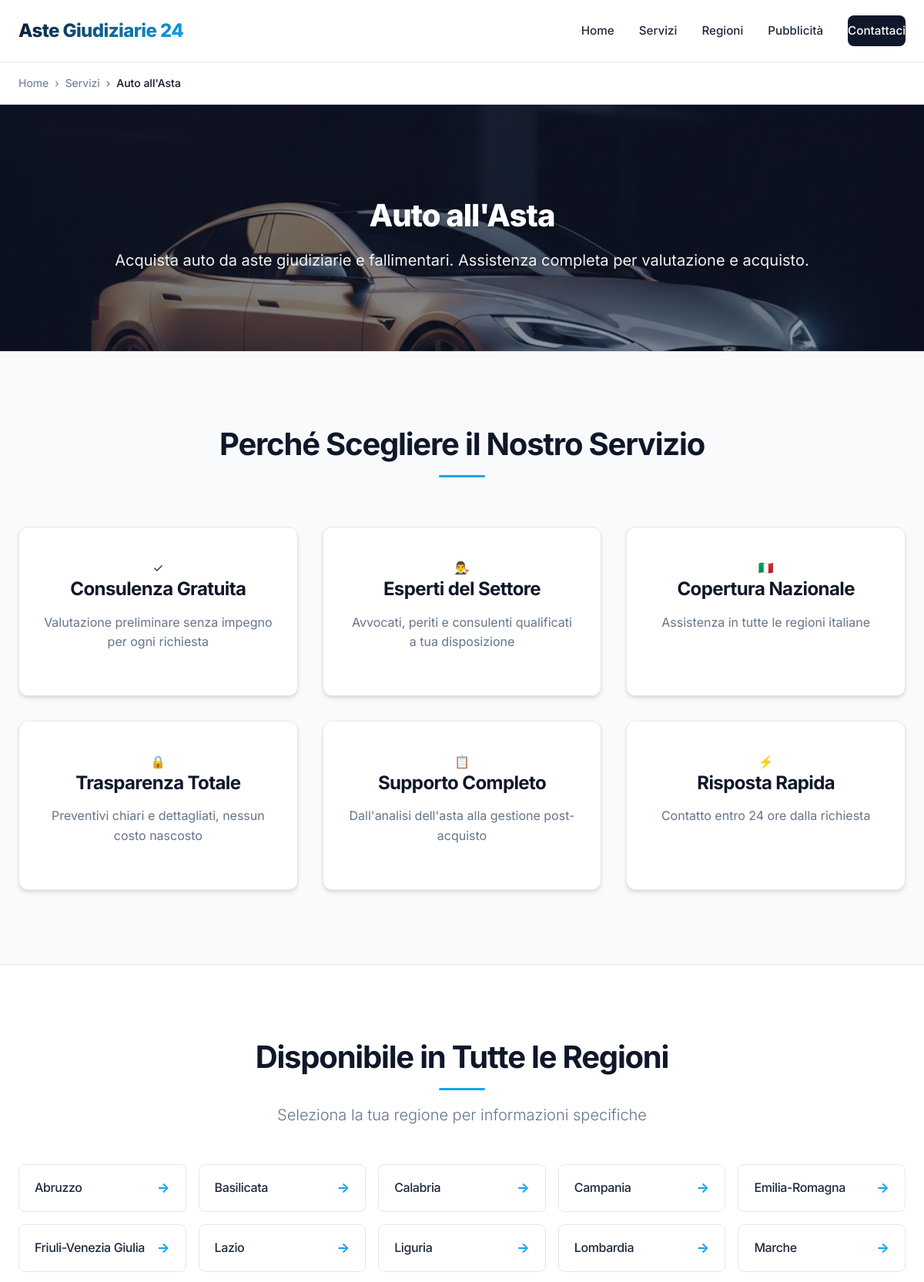
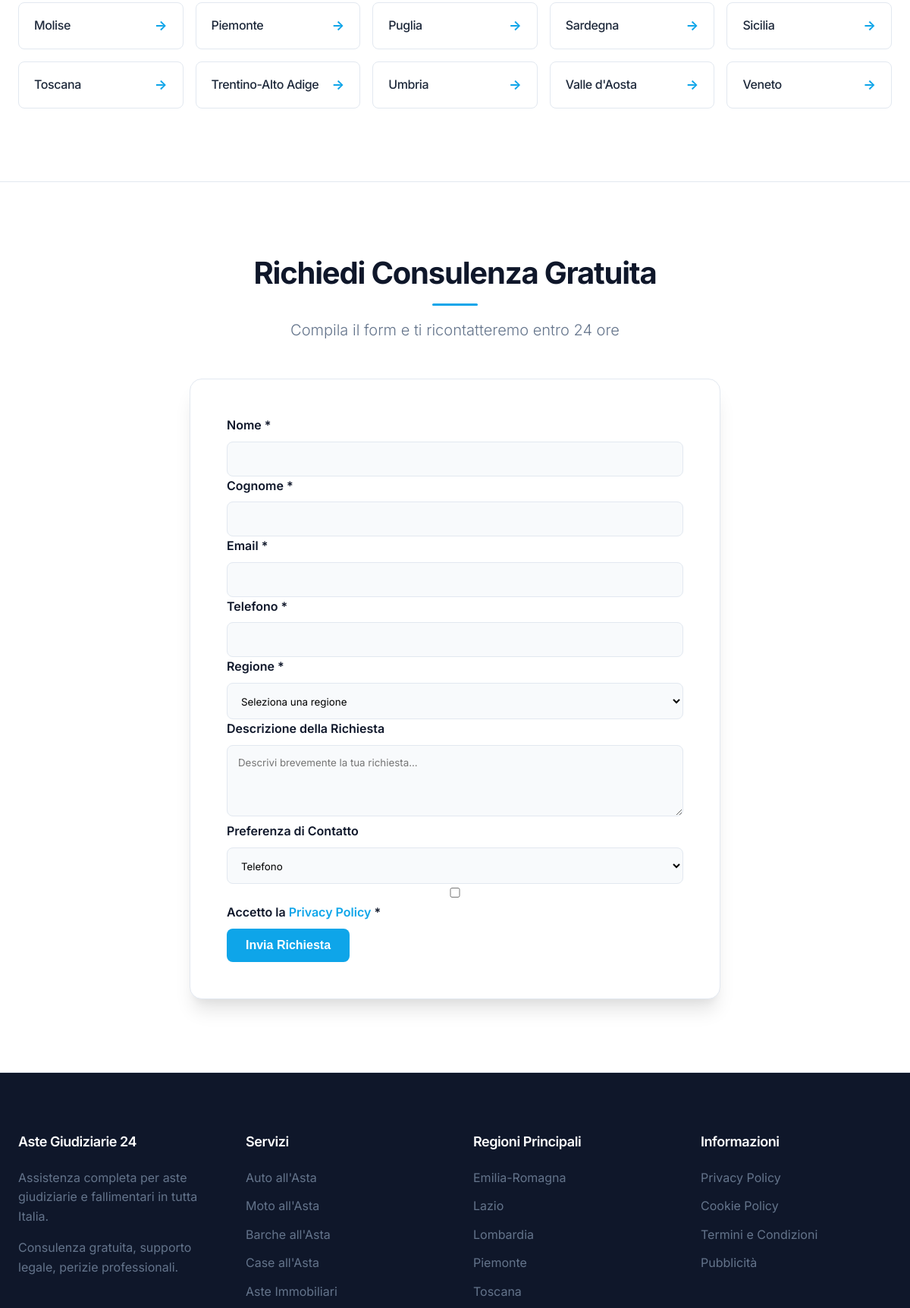
The app's page /servizi/auto-allasta (upper part) with its own data (2 pictures, top to bottom).
### tables this page shows
CREATE TABLE `servizi` (
  `id` int NOT NULL AUTO_INCREMENT,
  `nome` varchar(100) NOT NULL,
  `slug` varchar(100) NOT NULL,
  `categoria` enum('veicoli','immobili','altro') NOT NULL,
  `descrizione_breve` varchar(160) DEFAULT NULL,
  `features` text,
  `prezzo` decimal(10,2) DEFAULT NULL,
  `contenuto` text,
  `immagine` varchar(255) DEFAULT NULL,
  `attivo` tinyint(1) NOT NULL DEFAULT '1',
  `ordine` int NOT NULL DEFAULT '0',
  `meta_title` text,
  `meta_description` text,
  PRIMARY KEY (`id`),
  UNIQUE KEY `slug` (`slug`),
  KEY `idx_slug` (`slug`),
  KEY `idx_categoria` (`categoria`),
  KEY `idx_attivo` (`attivo`),
  KEY `idx_ordine` (`ordine`)
);

CREATE TABLE `regioni` (
  `id` int NOT NULL AUTO_INCREMENT,
  `nome` varchar(100) NOT NULL,
  `slug` varchar(100) NOT NULL,
  `codice_istat` varchar(2) NOT NULL,
  `attiva` tinyint(1) NOT NULL DEFAULT '1',
  `contenuto_custom` text,
  `meta_title` varchar(70) DEFAULT NULL,
  `meta_description` varchar(200) DEFAULT NULL,
  PRIMARY KEY (`id`),
  UNIQUE KEY `slug` (`slug`),
  KEY `idx_slug` (`slug`),
  KEY `idx_attiva` (`attiva`)
);

### public/index.php (called while the page is built)
<?php
require_once __DIR__ . '/../router.php';

### includes/db.php (called while the page is built, shortened)
<?php
class Database
{
    private static $instance = null;
    private $pdo;
    private function __construct()
    {
        try {
            $dsn = "mysql:host=" . DB_HOST . ";port=" . DB_PORT . ";dbname=" . DB_NAME . ";charset=" . DB_CHARSET;
            $options = [
                PDO::ATTR_ERRMODE => PDO::ERRMODE_EXCEPTION,
                PDO::ATTR_DEFAULT_FETCH_MODE => PDO::FETCH_ASSOC,
                PDO::ATTR_EMULATE_PREPARES => false,
                PDO::MYSQL_ATTR_INIT_COMMAND => "SET NAMES " . DB_CHARSET
            ];
            $this->pdo = new PDO($dsn, DB_USER, DB_PASS, $options);
        } catch (PDOException $e) {
            $this->logError('Database connection failed: ' . $e->getMessage());
            if (APP_DEBUG) {
                die('Database connection failed: ' . $e->getMessage());
            } else {
                die('Database connection failed. Please contact support.');
            }
        }
    }
    public static function getInstance()
    {
        if (self::$instance === null) {
            self::$instance = new self();
        }
        return self::$instance;
    }
    public function query($sql, $params = [])
    {
        try {
            $stmt = $this->pdo->prepare($sql);
            $stmt->execute($params);
            return $stmt;
        } catch (PDOException $e) {
            $this->logError('Query failed: ' . $e->getMessage() . ' | SQL: ' . $sql);
            throw $e;
        }
    }
    public function fetchAll($sql, $params = [])
    {
        return $this->query($sql, $params)->fetchAll();
    }
    public function fetchOne($sql, $params = [])
    {
        return $this->query($sql, $params)->fetch();
    }
}
function db()
{
    return Database::getInstance();
}

### public/servizi/servizio-template.php (the view, shortened to what this page needs)
<?php
require_once __DIR__ . '/../../includes/db.php';
require_once __DIR__ . '/../../includes/functions.php';
$regioni = getAllRegioni();
$canonical = APP_URL . '/servizi/' . $servizio['slug'];
$breadcrumbItems = [
    ['name' => 'Home', 'url' => APP_URL],
    ['name' => 'Servizi', 'url' => APP_URL . '/#servizi'],
    ['name' => $servizio['nome'], 'url' => $canonical]
];
include __DIR__ . '/../../includes/header.php';
?>
<section class="breadcrumb-section">
    <div class="container">
        <?= renderBreadcrumbs($breadcrumbItems) ?>
    </div>
</section>
<section class="hero hero-small" <?php if (!empty($servizio['immagine'])): ?>style="background-image: url('/<?= ltrim(htmlspecialchars($servizio['immagine']), '/') ?>'); background-size: cover; background-position: center;"
    <?php endif; ?>>
    <div class="hero-overlay"></div>
    <div class="container">
        <div class="hero-content">
            <h1 class="hero-title">
                <?= htmlspecialchars($servizio['nome']) ?>
            </h1>
            <p class="hero-subtitle">
                <?= htmlspecialchars($servizio['descrizione_breve']) ?>
            </p>
        </div>
    </div>
</section>
<section class="why-us-section">
    <div class="container">
        <div class="section-header">
            <h2>Perché Scegliere il Nostro Servizio</h2>
        </div>
        <div class="benefits-grid">
            <div class="benefit-card">
                <div class="benefit-icon">✓</div>
                <h3>Consulenza Gratuita</h3>
                <p>Valutazione preliminare senza impegno per ogni richiesta</p>
            </div>
            <div class="benefit-card">
                <div class="benefit-icon">👨‍⚖️</div>
                <h3>Esperti del Settore</h3>
                <p>Avvocati, periti e consulenti qualificati a tua disposizione</p>
            </div>
            <div class="benefit-card">
                <div class="benefit-icon">🇮🇹</div>
                <h3>Copertura Nazionale</h3>
                <p>Assistenza in tutte le regioni italiane</p>
            </div>
            <div class="benefit-card">
                <div class="benefit-icon">🔒</div>
                <h3>Trasparenza Totale</h3>
                <p>Preventivi chiari e dettagliati, nessun costo nascosto</p>
            </div>
            <div class="benefit-card">
                <div class="benefit-icon">📋</div>
                <h3>Supporto Completo</h3>
                <p>Dall'analisi dell'asta alla gestione post-acquisto</p>
            </div>
            <div class="benefit-card">
                <div class="benefit-icon">⚡</div>
                <h3>Risposta Rapida</h3>
                <p>Contatto entro 24 ore dalla richiesta</p>
            </div>
        </div>
    </div>
</section>
<section class="locations-section">
    <div class="container">
        <div class="section-header">
            <h2>Disponibile in Tutte le Regioni</h2>
            <p>Seleziona la tua regione per informazioni specifiche</p>
        </div>
        <div class="locations-grid">
            <?php foreach ($regioni as $regione): ?>
                <a href="/<?= $servizio['slug'] ?>/<?= $regione['slug'] ?>" class="location-card">
                    <h3>
                        <?= htmlspecialchars($regione['nome']) ?>
                    </h3>
                    <span class="location-arrow">→</span>
                </a>
            <?php endforeach; ?>
        </div>
    </div>
</section>
<section id="contatti" class="contact-section">
    <div class="container">
        <div class="section-header">
            <h2>Richiedi Consulenza Gratuita</h2>
            <p>Compila il form e ti ricontatteremo entro 24 ore</p>
        </div>
        <div class="contact-form-wrapper">
            <form id="leadForm" class="lead-form" method="POST" action="/api/submit-lead.php">
                <div class="form-row">
                    <div class="form-group">
                        <label for="nome">Nome *</label>
                        <input type="text" id="nome" name="nome" required>
                    </div>
                    <div class="form-group">
                        <label for="cognome">Cognome *</label>
                        <input type="text" id="cognome" name="cognome" required>
                    </div>
                </div>
                <div class="form-row">
                    <div class="form-group">
                        <label for="email">Email *</label>
                        <input type="email" id="email" name="email" required>
                    </div>
                    <div class="form-group">
                        <label for="telefono">Telefono *</label>
                        <input type="tel" id="telefono" name="telefono" required>
                    </div>
                </div>
                <div class="form-group">
                    <label for="regione_id">Regione *</label>
                    <select id="regione_id" name="regione_id" required>
                        <option value="">Seleziona una regione</option>
                    </select>
                </div>
                <div class="form-group">
                    <label for="descrizione">Descrizione della Richiesta</label>
                    <textarea id="descrizione" name="descrizione" rows="4"
                        placeholder="Descrivi brevemente la tua richiesta..."></textarea>
                </div>
                <div class="form-group">
                    <label for="preferenza_contatto">Preferenza di Contatto</label>
                    <select id="preferenza_contatto" name="preferenza_contatto">
                        <option value="telefono">Telefono</option>
                    </select>
                </div>
                <div class="form-group checkbox-group">
                    <label>
                        <input type="checkbox" name="privacy" required>
                        Accetto la <a href="/privacy-policy" target="_blank">Privacy Policy</a> *
                    </label>
                </div>
                <div class="form-actions">
                    <button type="submit" class="btn btn-primary btn-lg">Invia Richiesta</button>
                </div>
            </form>
        </div>
    </div>
</section>
<?php include __DIR__ . '/../../includes/footer.php'; ?>

### includes/footer.php (shortened to what this page needs)
</main>
<footer class="site-footer">
    <div class="container">
        <div class="footer-content">
            <div class="footer-section">
                <h3>Aste Giudiziarie 24</h3>
                <p>Assistenza completa per aste giudiziarie e fallimentari in tutta Italia.</p>
                <p>Consulenza gratuita, supporto legale, perizie professionali.</p>
            </div>
            <div class="footer-section">
                <h4>Servizi</h4>
                <ul>
                    <?php
                    $servizi = getAllServizi();
                    foreach (array_slice($servizi, 0, 6) as $footerServizio):
                        ?>
                        <li><a href="/servizi/<?= $footerServizio['slug'] ?>">
                                <?= htmlspecialchars($footerServizio['nome']) ?>
                            </a></li>
                    <?php endforeach; ?>
                </ul>
            </div>
            <div class="footer-section">
                <h4>Regioni Principali</h4>
                <ul>
                    <?php
                    $regioni = getAllRegioni();
                    $principali = ['Lombardia', 'Lazio', 'Veneto', 'Piemonte', 'Emilia-Romagna', 'Toscana'];
                    foreach ($regioni as $footerRegione):
                        if (in_array($footerRegione['nome'], $principali)):
                            ?>
                            <li><a href="/regioni/<?= $footerRegione['slug'] ?>">
                                    <?= htmlspecialchars($footerRegione['nome']) ?>
                                </a></li>
                            <?php
                        endif;
                    endforeach;
                    ?>
                </ul>
            </div>
            <div class="footer-section">
                <h4>Informazioni</h4>
                <ul>
                    <li><a href="/privacy-policy">Privacy Policy</a></li>
                    <li><a href="/cookie-policy">Cookie Policy</a></li>
                    <li><a href="/termini-condizioni">Termini e Condizioni</a></li>
                    <li><a href="/pubblicita">Pubblicità</a></li>
                </ul>
            </div>
        </div>
    </div>
</footer>
</body>
</html>

### records on screen
servizi: immagine (picture), nome "Auto all'Asta", descrizione_breve "Acquista auto da aste giudiziarie e fallimentari. Assistenza completa per valutazione e acquisto."
regioni: nome "Abruzzo"
regioni: nome "Basilicata"
regioni: nome "Calabria"
regioni: nome "Campania"
regioni: nome "Emilia-Romagna"
regioni: nome "Friuli-Venezia Giulia"
regioni: nome "Lazio"
regioni: nome "Liguria"
regioni: nome "Lombardia"
regioni: nome "Marche"
regioni: nome "Molise"
regioni: nome "Piemonte"
regioni: nome "Puglia"
regioni: nome "Sardegna"
regioni: nome "Sicilia"
regioni: nome "Toscana"
regioni: nome "Trentino-Alto Adige"
regioni: nome "Umbria"
regioni: nome "Valle d'Aosta"
regioni: nome "Veneto"
servizi: nome "Moto all'Asta"
servizi: nome "Barche all'Asta"
servizi: nome "Case all'Asta"
servizi: nome "Aste Immobiliari"

### other values on screen
$item['name'] "Home"
$item['name'] "Servizi"
$item['name'] "Auto all'Asta"
